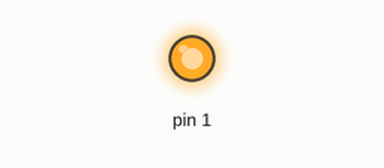
Bench run of a sketch on a simulated Arduino Leonardo, built with avr-gcc and run on an emulated ATmega32U4. Shown: output pins drawn as LEDs (lit = HIGH). USB keyboard and mouse output is not drawn.

Above: at 0.1 s.
Timing chart, 0 to 1.6 s (numbered marks = the images above):
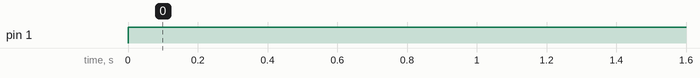

The sketch:

Mouse_movepixel.ino
```cpp
#include <Mouse.h>
void setup(){
  Mouse.begin();
  pinMode(1, OUTPUT);
}

void loop() {
  while(true) {
    digitalWrite(1, HIGH);
    digitalWrite(LED_BUILTIN, HIGH);   // turn the LED on (HIGH is the voltage level)
    delay(5000);                       // wait for a second
    digitalWrite(LED_BUILTIN, LOW);    // turn the LED off by making the voltage LOW
    delay(5000);                       // wait for a second
    Mouse.move(3,0,0); // 2px right
    delay(300000);
    Mouse.move(-3,0,0); // 2px left
    digitalWrite(1, LOW);
    delay(300000);
  }
}
```

Measured:
- by itself, pin 1: LOW → HIGH at 0.00 s
